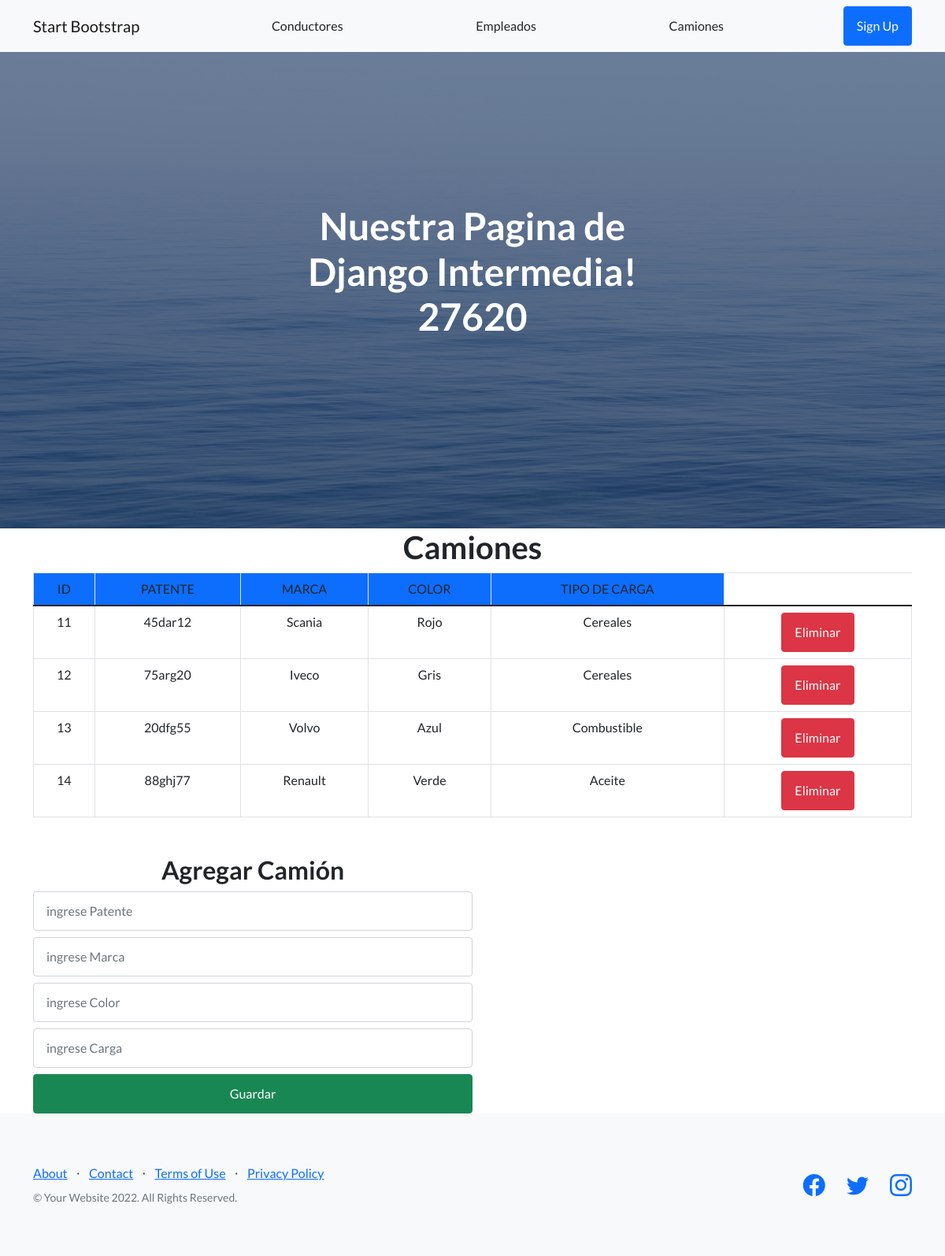
The page /AppFinal/camion on the database its author committed.
### AppFinal/models.py (models this page shows, shortened)
class Camion(models.Model):
	Patente = models.CharField(max_length=7)
	Marca= models.CharField(max_length=50)
	Color= models.CharField(max_length=50)
	TipoCarga= models.CharField(max_length=50)

### AppFinal/views.py (the view)
# urls.py: path('/camion', views.camion, name="Camion"),
def camion(request):
    listacam = Camion.objects.all()
    Context = {'listacam':listacam}
    return render(request, "camionesTemp.html", Context)

### AppFinal/templates/camionesTemp.html (shortened to what this page needs)
{% extends "main.html" %}
{% load static %}
{% block ContenidoQueCambia %}
<body>
    <div class="container">
        <table class="table table-bordered text-center">
            <thead class="bg-primary text light">
                <tr>
                    <h1><center>Camiones</center></h1>
                    <td>    ID  </td>
                    <td>    PATENTE  </td>
                    <td>    MARCA    </td>
                    <td>    COLOR   </td>
                    <td>     TIPO DE CARGA  </td>
                </tr>
            </thead>
            <tbody>
            {% for cam in listacam %}
                <tr>
                    <td>    {{cam.id}}    </td>
                    <td>    {{cam.Patente}}    </td>
                    <td>    {{cam.Marca}}  </td>
                    <td>    {{cam.Color}}  </td>
                    <td>    {{cam.TipoCarga}}    </td>
                    <td>
                        <a href="{% url 'camionesdel' cam.id %}" class="btn btn-danger">Eliminar</a>
                    </td>
            {% endfor %}
            </tr>
        </tbody>
    </table>
        <form action="{% url 'agregarCamion' %}" method="POST" class="form-group mt-5 col-6" center>
            <h2><Center>Agregar Camión</Center></h2>
            <input type="text" name="Patente" class="form-control mb-2" placeholder="ingrese Patente">
            <input type="text" name="Marca" class="form-control mb-2" placeholder="ingrese Marca">
            <input type="text" name="Color" class="form-control mb-2" placeholder="ingrese Color">
            <input type="text" name="TipoCarga" class="form-control mb-2" placeholder="ingrese Carga">
            <button class="btn btn-success col-12" type="submit">Guardar</button>
        </form>
    </div>
</body>
{% endblock %}

### AppFinal/templates/main.html (shortened to what this page needs)
<!DOCTYPE html>
<html lang="en">
    <head>
        {% load static %}
        <link href="https://cdn.jsdelivr.net/npm/bootstrap-icons@1.5.0/font/bootstrap-icons.css" rel="stylesheet" type="text/css" />
        <link href="{% static 'AppFinal/css/styles.css' %}" rel="stylesheet" />
    </head>
    <body>
        <nav class="navbar navbar-light bg-light static-top">
            <div class="container">
                <a class="navbar-brand" href="{% url 'inicio' %}">Start Bootstrap</a>
                <a class="btn " href="{% url 'Conductor' %}">Conductores</a>
                <a class="btn " href="{% url 'Empleado' %}"">Empleados</a>
                <a class="btn " href="{% url 'Camion' %}">Camiones</a>
                <a class="btn btn-primary " href="#signup">Sign Up</a>
            </div>
        </nav>
        <header class="masthead">
            <div class="container position-relative">
                <div class="row justify-content-center">
                    <div class="col-xl-6">
                        <div class="text-center text-white">
                            <h1 class="mb-5">Nuestra Pagina de Django Intermedia! 27620</h1>
                        </div>
                    </div>
                </div>
            </div>
        </header>
        {% block ContenidoQueCambia %}
        {% endblock %}
        <footer class="footer bg-light">
            <div class="container">
                <div class="row">
                    <div class="col-lg-6 h-100 text-center text-lg-start my-auto">
                        <ul class="list-inline mb-2">
                            <li class="list-inline-item"><a href="#!">About</a></li>
                            <li class="list-inline-item">⋅</li>
                            <li class="list-inline-item"><a href="#!">Contact</a></li>
                            <li class="list-inline-item">⋅</li>
                            <li class="list-inline-item"><a href="#!">Terms of Use</a></li>
                            <li class="list-inline-item">⋅</li>
                            <li class="list-inline-item"><a href="#!">Privacy Policy</a></li>
                        </ul>
                        <p class="text-muted small mb-4 mb-lg-0">&copy; Your Website 2022. All Rights Reserved.</p>
                    </div>
                    <div class="col-lg-6 h-100 text-center text-lg-end my-auto">
                        <ul class="list-inline mb-0">
                            <li class="list-inline-item me-4">
                                <a href="#!"><i class="bi-facebook fs-3"></i></a>
                            </li>
                            <li class="list-inline-item me-4">
                                <a href="#!"><i class="bi-twitter fs-3"></i></a>
                            </li>
                            <li class="list-inline-item">
                                <a href="#!"><i class="bi-instagram fs-3"></i></a>
                            </li>
                        </ul>
                    </div>
                </div>
            </div>
        </footer>
    </body>
</html>

### rows shown on the page
Camion: id "11", Patente "45dar12", Marca "Scania", Color "Rojo", TipoCarga "Cereales"
Camion: id "12", Patente "75arg20", Marca "Iveco", Color "Gris", TipoCarga "Cereales"
Camion: id "13", Patente "20dfg55", Marca "Volvo", Color "Azul", TipoCarga "Combustible"
Camion: id "14", Patente "88ghj77", Marca "Renault", Color "Verde", TipoCarga "Aceite"
